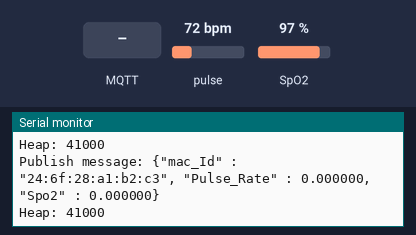
This sketch was run on a simulated ESP8266 (NodeMCU). Parts: the last lines printed to the serial monitor. The test bench sets the inputs (shaded band); at power-on: pulse 72 bpm, SpO2 97 %. WiFi joins after 1.5 s; servers stay silent unless stated; network time is answered at once with the bench clock; the local clock reads 2024-03-15 10:24:30 at power-on unless the sketch sets it; storage starts empty; no MQTT or app messages arrive unless stated.

Above: at 6.7 s.
6.8 s: MQTT message "1" arrives on the first subscribed topic
At 7.5 s:
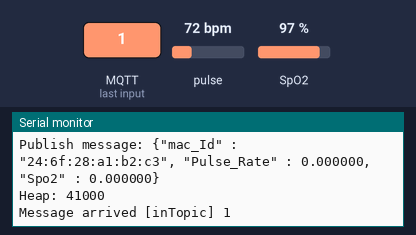
8.3 s: MQTT message "on" arrives on the first subscribed topic
At 8.53 s:
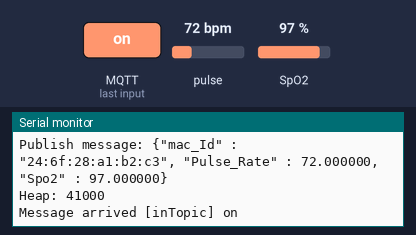
9.8 s: MQTT message "off" arrives on the first subscribed topic
At 10.2 s:
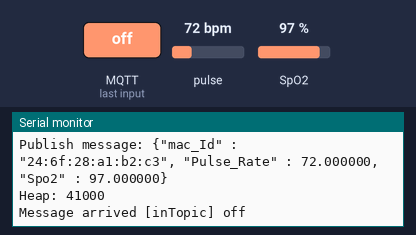
11.3 s: pulse set to 42 bpm
At 12.1 s:
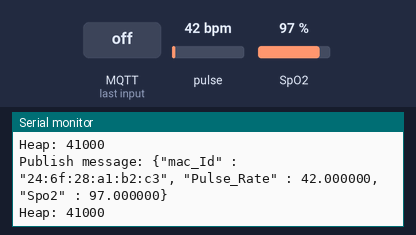
12.8 s: SpO2 set to 80 %
At 14.1 s:
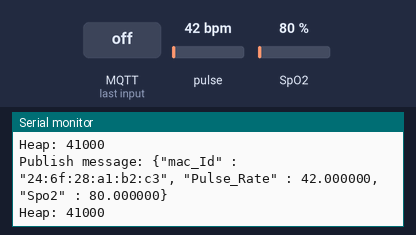
14.3 s: pulse set to 70 bpm
At 15.5 s:
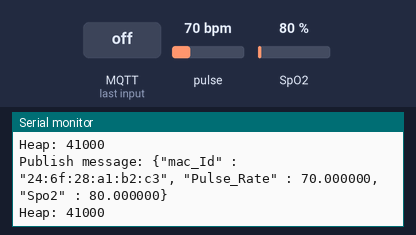

Measured:
- after the input at 6.8 s, the serial monitor: prints a new line at once (image 1)
- after the input at 8.3 s, the serial monitor: prints a new line at once (image 2)
- after the input at 9.8 s, the serial monitor: prints a new line at once (image 3)
- after the input at 11.3 s, the serial monitor: prints a new line after 0.35 s (image 4)
- after the input at 12.8 s, the serial monitor: prints a new line after 0.85 s (image 5)
- after the input at 14.3 s, the serial monitor: prints a new line after 0.35 s (image 6)

The sketch:

iotfinal.ino
```cpp
#include "FS.h"
#include <ESP8266WiFi.h>
#include <PubSubClient.h>
#include <NTPClient.h>
#include <WiFiUdp.h>
#include <Wire.h>
#include "MAX30100_PulseOximeter.h"

// Update these with values suitable for your network.

const char *ssid="kamat";
const char *password="1234kamat";

WiFiUDP ntpUDP;
NTPClient timeClient(ntpUDP, "pool.ntp.org");

const char* AWS_endpoint = "a2y9prqvlyko4a-ats.iot.us-east-2.amazonaws.com"; //MQTT broker ip


void callback(char* topic, byte* payload, unsigned int length) {
  Serial.print("Message arrived [");
  Serial.print(topic);
  Serial.print("] ");
  for (int i = 0; i < length; i++) {
    Serial.print((char)payload[i]);
  }
  Serial.println();

}

WiFiClientSecure espClient;
PubSubClient client(AWS_endpoint, 8883, callback, espClient); //set  MQTT port number to 8883 as per //standard
#define BUFFER_LEN 256
long lastMsg = 0;
char msg[BUFFER_LEN];
int value = 0;
byte mac[6];
char mac_Id[18];

#define REPORTING_PERIOD_MS     1000

PulseOximeter pox;

void setup_wifi() {

  delay(10);
  // We start by connecting to a WiFi network

  espClient.setBufferSizes(512, 512);
  Serial.println();
  Serial.print("Connecting to ");
  Serial.println(ssid);

  WiFi.begin(ssid, password);

  while (WiFi.status() != WL_CONNECTED) {
    delay(500);
    Serial.print(".");
  }

  Serial.println("");
  Serial.println("WiFi connected");
  Serial.println("IP address: ");
  Serial.println(WiFi.localIP());

  timeClient.begin();

  while(!timeClient.update()){
    timeClient.forceUpdate();
  }

  espClient.setX509Time(timeClient.getEpochTime());

}


void reconnect() {
  // Loop until we're reconnected
  while (!client.connected()) {
    Serial.print("Attempting MQTT connection...");
    // Attempt to connect
    if (client.connect("TestThing")) {
      Serial.println("connected");
      // Once connected, publish an announcement...
      //client.publish("outTopic","hello");
      // ... and resubscribe
      client.subscribe("inTopic");
    } else {
      Serial.print("failed, rc=");
      Serial.print(client.state());
      Serial.println(" try again in 5 seconds");

      char buf[256];
      espClient.getLastSSLError(buf,256);
      Serial.print("WiFiClientSecure SSL error: ");
      Serial.println(buf);

      // Wait 5 seconds before retrying
      delay(5000);
    }
  }
}


void setup() {

  Serial.begin(115200);
  Serial.setDebugOutput(true);

  pox.begin();

  setup_wifi();
  delay(1000);

  if (!SPIFFS.begin()) {
    Serial.println("Failed to mount file system");
    return;
  }

  Serial.print("Heap: "); Serial.println(ESP.getFreeHeap());

  // Load certificate file
  File cert = SPIFFS.open("/cert.der", "r"); //replace cert.crt with your uploaded file name
  if (!cert) {
    Serial.println("Failed to open cert file");
  }
  else
    Serial.println("Success to open cert file");

  delay(1000);

  if (espClient.loadCertificate(cert))
    Serial.println("cert loaded");
  else
    Serial.println("cert not loaded");


  // Load private key file
  File private_key = SPIFFS.open("/private.der", "r"); //replace private with your uploaded file name
  if (!private_key) {
    Serial.println("Failed to open private cert file");
  }
  else
    Serial.println("Success to open private cert file");

  delay(1000);

  if (espClient.loadPrivateKey(private_key))
    Serial.println("private key loaded");
  else
    Serial.println("private key not loaded");


   // Load CA file
  File ca = SPIFFS.open("/ca.der", "r"); //replace ca eith your uploaded file name
  if (!ca) {
    Serial.println("Failed to open ca ");
  }
  else
    Serial.println("Success to open ca");

    delay(1000);

    if(espClient.loadCACert(ca))
      Serial.println("ca loaded");
    else
      Serial.println("ca failed");
      Serial.print("Heap: "); Serial.println(ESP.getFreeHeap());


    WiFi.macAddress(mac);
    snprintf(mac_Id, sizeof(mac_Id), "%02x:%02x:%02x:%02x:%02x:%02x",
    mac[0], mac[1], mac[2], mac[3], mac[4], mac[5]);
    Serial.print(mac_Id);

}

void loop() {

  if (!client.connected()) {
    reconnect();
  }
  client.loop();

  pox.update();

  long now = millis();
  if (now - lastMsg > 1000) {
    lastMsg = now;

    String macIdStr = mac_Id;
    float p = pox.getHeartRate();      // Get heart rate reading
    delay(10);
    float s = pox.getSpO2();   // Get spo2 reading
    snprintf (msg, BUFFER_LEN, "{\"mac_Id\" : \"%s\", \"Pulse_Rate\" : %f, \"Spo2\" : %f}", macIdStr.c_str(), p, s);

    Serial.print("Publish message: ");
    Serial.println(msg);
    client.publish("Pulse_Oximeter", msg);
    Serial.print("Heap: "); Serial.println(ESP.getFreeHeap()); //Low heap can cause problems
  }
}
```
